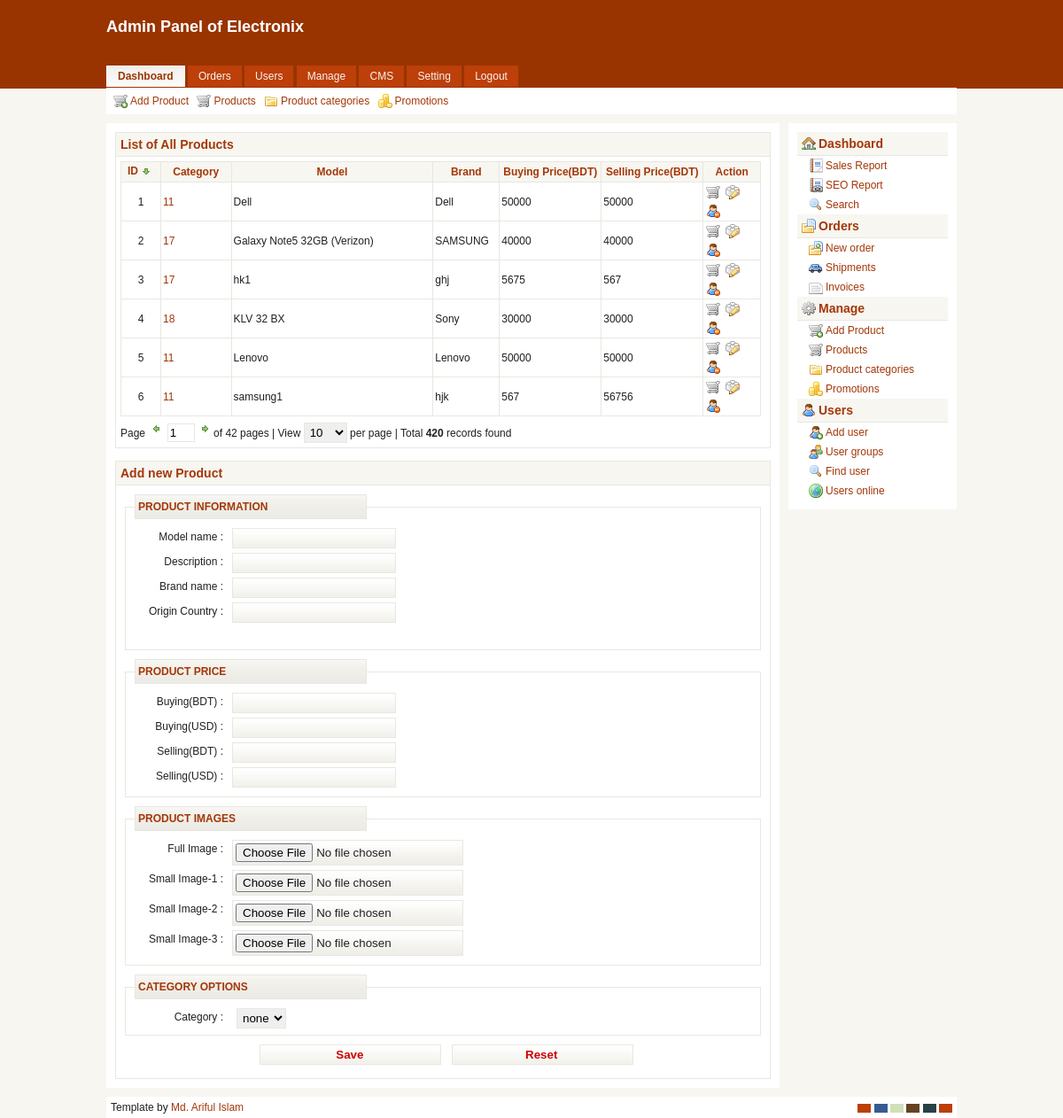
Page /Admin/product_view.php on the committed database.
### tables this page shows
CREATE TABLE IF NOT EXISTS `tbl_product` (
  `product_ID` int(30) NOT NULL,
  `category_ID` int(25) NOT NULL,
  `product_model` varchar(50) NOT NULL,
  `product_description` text NOT NULL,
  `product_brand` varchar(50) NOT NULL,
  `Origin_country` varchar(30) NOT NULL,
  `Buying_price_BDT` int(25) NOT NULL,
  `Buying_price_USD` int(25) NOT NULL,
  `Selling_price_BDT` int(25) NOT NULL,
  `Selling_price_USD` int(25) NOT NULL,
  `product_full_image` varchar(250) NOT NULL,
  `product_image_1` varchar(250) NOT NULL,
  `product_image_2` varchar(250) NOT NULL,
  `product_image_3` varchar(250) NOT NULL,
  `entry_date` varchar(50) NOT NULL,
  `post_timestamp` varchar(55) NOT NULL
);

### Admin/product_view.php (the view, shortened to what this page needs)
<?php include('header.php')?>
      <div id="top-panel">
            <div id="panel">
                <ul>
					<li><a href="product_add.php#adduser" class="manage_page">Add Product</a></li>
                    <li><a href="" class="cart">Products</a></li>
            		<li><a href="product_category.php" class="folder">Product categories</a></li>
                    <li><a href="" class="promotions">Promotions</a></li>
                </ul>
            </div>
      </div>
        <div id="wrapper">
            <div id="content">
                <div id="box">
                	<h3>List of All Products</h3>
<table width="100%">
	<thead>
		<tr>
			<th width="40px"><a href="#">ID<img src="img/icons/arrow_down_mini.gif" width="16" height="16" align="absmiddle" /></a></th>
			<th><a href="">Category</a></th>
			<th><a href="">Model</a></th>
			<th width="70px"><a href="">Brand</a></th>
			<th width="110px"><a href="">Buying Price(BDT)</a></th>
			<th width="110px"><a href="">Selling Price(BDT)</a></th>
			<th width="60px"><a href="">Action</a></th>
		</tr>
	</thead>
						<?php
												$i=0;
						$statement = $db->prepare("SELECT * FROM tbl_product ORDER BY product_model ASC");
						$statement->execute();
						$result = $statement->fetchAll(PDO::FETCH_ASSOC);
						foreach($result as $row)
						{
							$i++;
							?>
	<tbody>
	<tr>
	<td class="a-center"><?php echo $i;?></td>
	<td><a href=""><?php echo $row['category_ID'];?></a></td>
	<td><?php echo $row['product_model'];?></td>
	<td><?php echo $row['product_brand'];?></td>
	<td><?php echo $row['Buying_price_BDT'];?></td>
	<td><?php echo $row['Selling_price_BDT'];?></td>
	<td>
	<a href=""><img src="img/icons/cart.png" title="Show Product" width="16" height="16" /></a>
	<a href=""><img src="img/icons/brick_edit.png" title="Edit Product" width="16" height="16" /></a>
	<a href=""><img src="img/icons/user_delete.png" title="Delete Product" width="16" height="16" /></a>
	</td>
	</tr>
	</tbody>
			<?php
		}
		?>
</table>
                    <div id="pager">
                    	Page <a href="#"><img src="img/icons/arrow_left.gif" width="16" height="16" /></a>
                    	<input size="1" value="1" type="text" name="page" id="page" />
                    	<a href="#"><img src="img/icons/arrow_right.gif" width="16" height="16" /></a>of 42
                    pages | View <select name="view">
                    				<option>10</option>
                    			</select>
                    per page | Total <strong>420</strong> records found
                    </div>
                </div>
                <br />
                <div id="box">
                	<h3 id="adduser">Add new Product</h3>
                    <form id="form" action="product_add.php" method="post" enctype="multipart/form-data" >
                      <fieldset id="personal">
                        <legend>PRODUCT INFORMATION</legend>
                        <label for="product_model">Model name : </label>
                        <input name="product_model" id="product_model" type="text" tabindex="1" />
                        <br />
						<label for="product_description">Description : </label>
                        <input name="product_description" id="firstname" type="text" tabindex="2"/>
                        <br />
                        <label for="product_brand">Brand name : </label>
                        <input name="product_brand" id="product_brand" type="text"
                        tabindex="2" />
                        <br />
                        <label for="Origin_country">Origin Country : </label>
                        <input name="Origin_country" id="Origin_country" type="text"
                        tabindex="2" />
                        <br />
                        <br />
                      </fieldset>
                      <fieldset id="address">
                        <legend>PRODUCT PRICE</legend>
                        <label for="Buying_price_BDT">Buying(BDT) : </label>
                        <input name="Buying_price_BDT" id="Buying_price_BDT" type="text"
                        tabindex="1" />
                        <br />
                        <label for="Buying_price_USD">Buying(USD) : </label>
                        <input name="Buying_price_USD" id="Buying_price_USD" type="text"
                        tabindex="2" />
                        <br />
                        <label for="Selling_price_BDT">Selling(BDT) : </label>
                        <input name="Selling_price_BDT" id="Selling_price_BDT" type="text"
                        tabindex="1" />
                        <br />
                        <label for="Selling_price_USD">Selling(USD) : </label>
                        <input name="Selling_price_USD" id="Selling_price_USD" type="text"
                        tabindex="2" />
                        <br />
                      </fieldset>
					    <fieldset id="address">
                        <legend>PRODUCT IMAGES</legend>
                        <label for="product_full_image">Full Image : </label>
                        <input name="product_full_image" id="product_full_image" type="file"
                        tabindex="1" />
						<br />
						<label for="product_image_1">Small Image-1 : </label>
                        <input name="product_image_1" id="product_image_1" type="file"
                        tabindex="1" />
						<br />
						<label for="product_image_2">Small Image-2 : </label>
                        <input name="product_image_2" id="product_image_2" type="file"
                        tabindex="1" />
						<br />
						<label for="product_image_3">Small Image-3 : </label>
                        <input name="product_image_3" id="product_image_3" type="file"
                        tabindex="1" />
                      </fieldset>
                <fieldset id="opt">
                        <legend>CATEGORY OPTIONS</legend>
                        <label for="choice">Category : </label>
                        <select name="category_ID">
                          <option selected="selected" label="none" value="">
                          Select a Category
                          </option>
                        </select>
                      </fieldset>
                      <div align="center">
                      <input id="button1" type="submit" value="Save" name="product_add_form" />
                      <input id="button2" type="reset" />
                      </div>
                    </form>
                </div>
            </div>
				<?php include('right_sidebar.php')?>
				<?php include('footer.php')?>

### Admin/header.php (shortened to what this page needs)
<!DOCTYPE html PUBLIC "-//W3C//DTD XHTML 1.0 Transitional//EN" "http://www.w3.org/TR/xhtml1/DTD/xhtml1-transitional.dtd">
<html xmlns="http://www.w3.org/1999/xhtml">
<head>
<link rel="stylesheet" type="text/css" href="css/theme.css" />
<link rel="stylesheet" type="text/css" href="css/style.css" />
	<link rel="stylesheet" type="text/css" href="../fancybox/jquery.fancybox.css" />
</head>
<body>
	<div id="container">
    	<div id="header">
        	<h2>Admin Panel of Electronix</h2>
    <div id="topmenu">
            	<ul>
                	<li class="current"><a href="index.php">Dashboard</a></li>
                    <li ><a href="">Orders</a></li>
                	<li class=""><a href="users.php">Users</a></li>
                    <li><a href="product_add.php">Manage</a></li>
                    <li><a href="">CMS</a></li>
                    <li><a href="">Setting</a></li>
                    <li><a href="logout.php">Logout</a></li>
              </ul>
          </div>
      </div>

### Admin/right_sidebar.php
<div id="sidebar">
  				<ul>
                	<li><h3><a href="#" class="house">Dashboard</a></h3>
                        <ul>
                        	<li><a href="#" class="report">Sales Report</a></li>
                    		<li><a href="#" class="report_seo">SEO Report</a></li>
                            <li><a href="#" class="search">Search</a></li>
                        </ul>
                    </li>
                    <li><h3><a href="#" class="folder_table">Orders</a></h3>
          				<ul>
                        	<li><a href="#" class="addorder">New order</a></li>
                          <li><a href="#" class="shipping">Shipments</a></li>
                            <li><a href="#" class="invoices">Invoices</a></li>
                        </ul>
                    </li>
                    <li><h3><a href="#" class="manage">Manage</a></h3>
          				<ul>
                            <li><a href="#" class="manage_page">Add Product</a></li>
                            <li><a href="#" class="cart">Products</a></li>
                            <li><a href="#" class="folder">Product categories</a></li>
            				<li><a href="#" class="promotions">Promotions</a></li>
                        </ul>
                    </li>
                  <li><h3><a href="#" class="user">Users</a></h3>
          				<ul>
                            <li><a href="#" class="useradd">Add user</a></li>
                            <li><a href="#" class="group">User groups</a></li>
            				<li><a href="#" class="search">Find user</a></li>
                            <li><a href="#" class="online">Users online</a></li>
                        </ul>
                    </li>
				</ul>
          </div>
      </div>

### Admin/footer.php
        <div id="footer">
        <div id="credits">
   		Template by <a href="https://www.facebook.com/Md-Ariful-Islam-Arif-824663867603040/">Md. Ariful Islam</a>
        </div>
        <div id="styleswitcher">
            <ul>
                <li><a href="javascript: document.cookie='theme='; window.location.reload();" title="Default" id="defswitch">d</a></li>
                <li><a href="javascript: document.cookie='theme=1'; window.location.reload();" title="Blue" id="blueswitch">b</a></li>
                <li><a href="javascript: document.cookie='theme=2'; window.location.reload();" title="Green" id="greenswitch">g</a></li>
                <li><a href="javascript: document.cookie='theme=3'; window.location.reload();" title="Brown" id="brownswitch">b</a></li>
                <li><a href="javascript: document.cookie='theme=4'; window.location.reload();" title="Mix" id="mixswitch">m</a></li>
                <li><a href="javascript: document.cookie='theme=5'; window.location.reload();" title="Mix" id="defswitch">m</a></li>
            </ul>
        </div><br />
        </div>
</div>
</body>
</html>

### Admin/css/theme.css (style rules this page uses)
body { background:#f7f6f0 url(../img/bg.jpg) repeat-x top; color: #202020; }
a, a:visited { color:#a43708; }
input { border:1px solid #e8e7e1; }
select { border:1px solid #e8e7e1; }
#header h2 { color:#FFF; }
#content { background:#FFF; }
#sidebar { background:#FFF; }
#sidebar h3 { background:#f7f6f0; border-bottom:1px solid #e8e7e1; }
#topmenu a,#topmenu a:visited { color:#f7f6f0; background:#bd3f09; }
#topmenu .current a, #topmenu .current a:hover, #topmenu .current a:visited { color:#993400; background: #FFF url(../img/bg_menu_red.jpg) repeat-x top; border-left: #FFF 1px solid; border-right: #FFF 1px solid; }
#top-panel { background:#FFF; }
table { background:none; }
td, th { border:1px solid #e8e7e1; }
thead { background:#f7f6f0; }
#styleswitcher { background:#FFFFFF; }
#footer { background:#FFF; }
#box { border:1px solid #e8e7e1; }
#box h3 { background:#f7f6f0; border-bottom:1px solid #e8e7e1; color:#a43708; }
form#form fieldset { border:1px solid #e8e7e1; }
form#form legend { border:1px solid #e8e7e1; background:#fff url(../img/form_red.gif) repeat-x center left; color:#a43708; }
form#form input { border:1px solid #e8e7e1; background:#fff url(../img/form_red.gif) repeat-x top left; }
form#form option { background:#FFF; }
form#form #button1, form#form #button2 { color:#c00; }

### rows in the picture
tbl_product: category_ID "11", product_model "Dell", product_brand "Dell", Buying_price_BDT "50000", Selling_price_BDT "50000"
tbl_product: category_ID "17", product_model "Galaxy Note5 32GB (Verizon)", product_brand "SAMSUNG", Buying_price_BDT "40000", Selling_price_BDT "40000"
tbl_product: category_ID "17", product_model "hk1", product_brand "ghj", Buying_price_BDT "5675", Selling_price_BDT "567"
tbl_product: category_ID "18", product_model "KLV 32 BX", product_brand "Sony", Buying_price_BDT "30000", Selling_price_BDT "30000"
tbl_product: category_ID "11", product_model "Lenovo", product_brand "Lenovo", Buying_price_BDT "50000", Selling_price_BDT "50000"
tbl_product: category_ID "11", product_model "samsung1", product_brand "hjk", Buying_price_BDT "567", Selling_price_BDT "56756"
